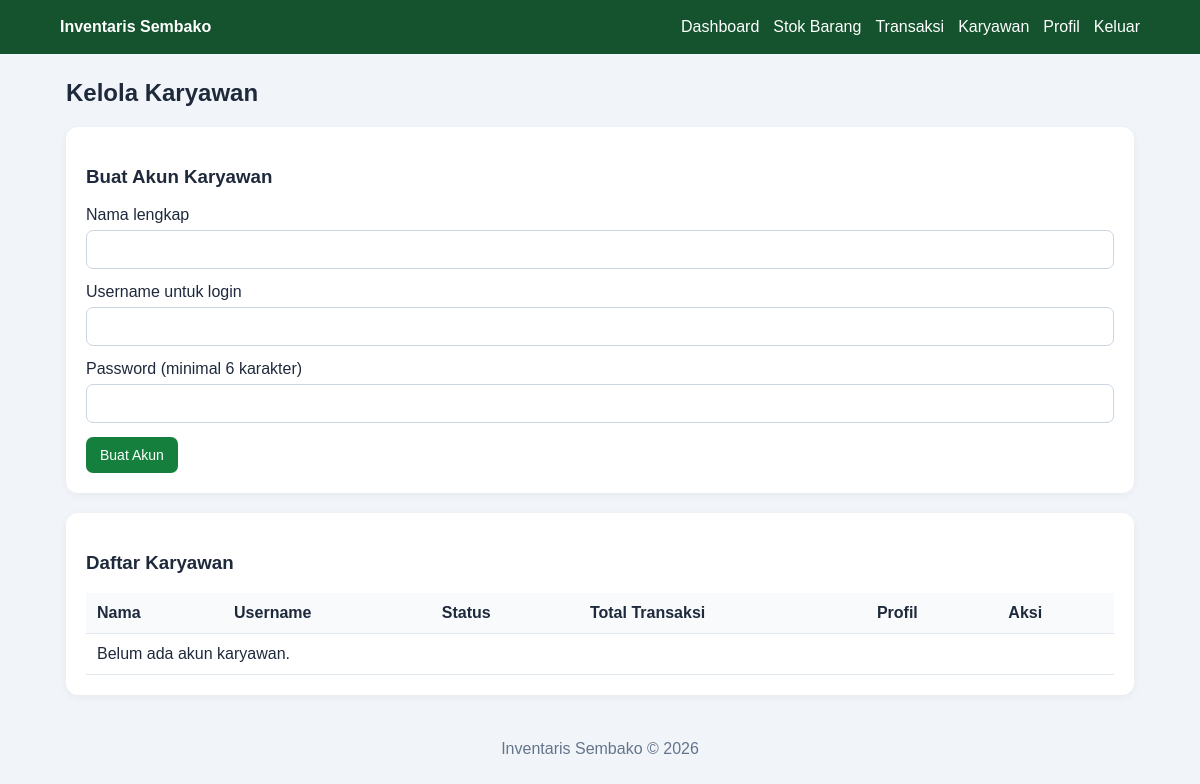
Before: /pegawai (signed in) with the older database file.
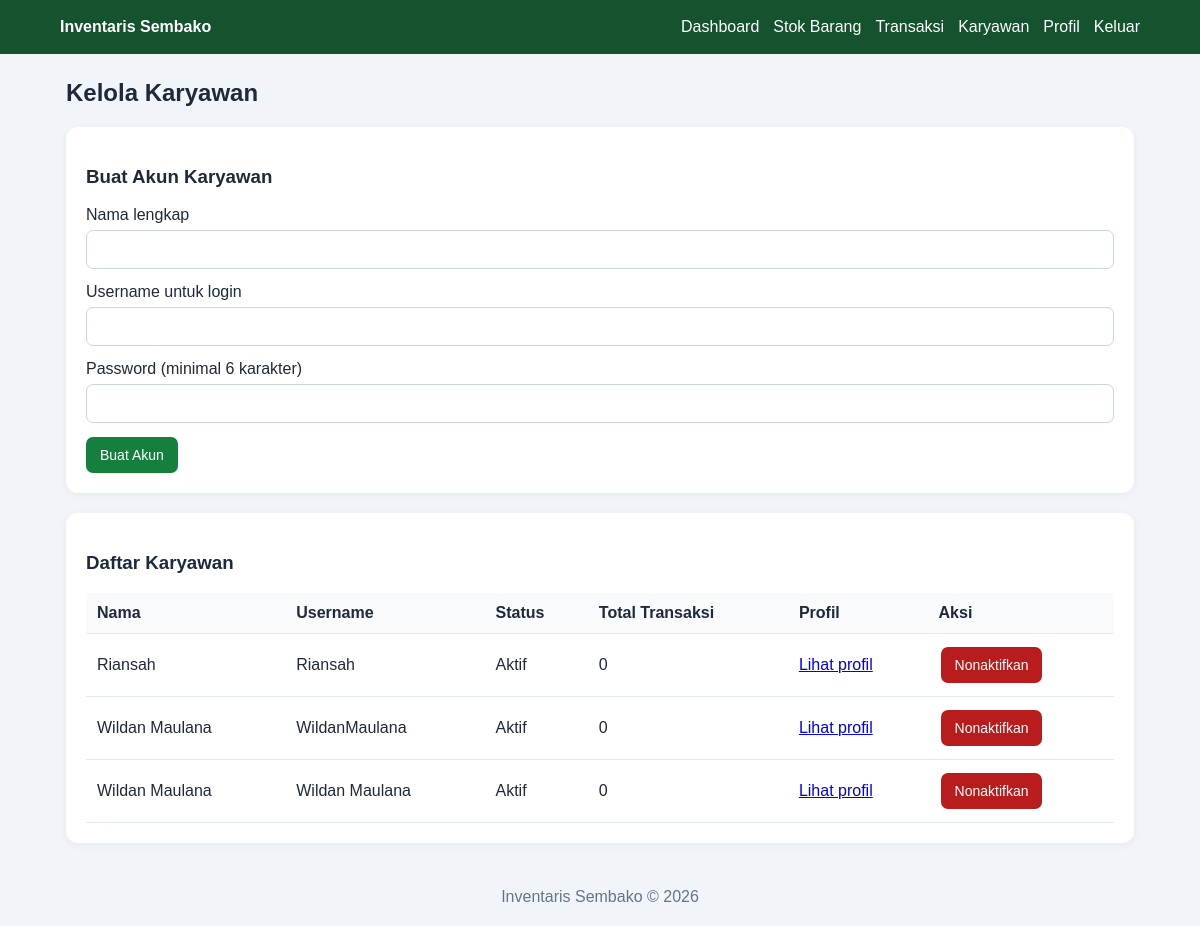
After: the same page with the newer database file.
### tables this page shows
CREATE TABLE users (
        id INTEGER PRIMARY KEY AUTOINCREMENT,
        username TEXT UNIQUE NOT NULL,
        nama TEXT NOT NULL,
        password TEXT NOT NULL,
        role TEXT NOT NULL CHECK(role IN ('admin', 'karyawan')),
        bio TEXT NOT NULL DEFAULT '',
        aktif INTEGER NOT NULL DEFAULT 1,
        dibuat TEXT NOT NULL
    );

### app.py (the view, shortened to what this page needs)
@app.route("/pegawai", methods=["GET", "POST"])
@admin_required
def pegawai():
    db = get_db()
    daftar = db.execute("""
        SELECT u.*,
        (SELECT COUNT(*) FROM transaksi t WHERE t.user_id = u.id) AS total_transaksi
        FROM users u
        WHERE u.role = 'karyawan'
        ORDER BY u.nama
    """).fetchall()
    return render_template("pegawai.html", pegawai=daftar)

### app.py (called while the page is built)
def get_db():
    if "db" not in g:
        g.db = sqlite3.connect(DATABASE)
        g.db.row_factory = sqlite3.Row
        g.db.execute("PRAGMA foreign_keys = ON")
    return g.db

@app.before_request
def load_logged_in_user():
    user_id = session.get("user_id")
    g.user = None
    if user_id is not None:
        g.user = get_db().execute(
            "SELECT * FROM users WHERE id = ? AND aktif = 1",
            (user_id,)
        ).fetchone()
        if g.user is None:
            session.clear()

def admin_required(view):
    @wraps(view)
    def wrapped_view(*args, **kwargs):
        if g.user is None:
            flash("Silakan login terlebih dahulu.", "warning")
            return redirect(url_for("login_admin"))
        if g.user["role"] != "admin":
            flash("Halaman ini hanya untuk admin.", "danger")
            return redirect(url_for("dashboard"))
        return view(*args, **kwargs)
    return wrapped_view

### templates/pegawai.html (shortened to what this page needs)
{% extends "base.html" %}
{% block content %}
<h2>Kelola Karyawan</h2>
<div class="card">
    <h3>Buat Akun Karyawan</h3>
    <form method="post">
        <label>Nama lengkap</label>
        <input name="nama" required>
        <label>Username untuk login</label>
        <input name="username" required>
        <label>Password (minimal 6 karakter)</label>
        <input type="password" name="password" minlength="6" required>
        <button type="submit">Buat Akun</button>
    </form>
</div>
<div class="card">
    <h3>Daftar Karyawan</h3>
    <div class="table-wrap">
    <table>
        <tr>
            <th>Nama</th><th>Username</th><th>Status</th>
            <th>Total Transaksi</th><th>Profil</th><th>Aksi</th>
        </tr>
        {% for p in pegawai %}
        <tr>
            <td>{{ p['nama'] }}</td>
            <td>{{ p['username'] }}</td>
            <td>{{ 'Aktif' if p['aktif'] else 'Nonaktif' }}</td>
            <td>{{ p['total_transaksi'] }}</td>
            <td><a href="{{ url_for('detail_pegawai', user_id=p['id']) }}">Lihat profil</a></td>
            <td>
                <form class="inline" method="post" action="{{ url_for('status_pegawai', user_id=p['id']) }}">
                    <button class="{{ 'danger' if p['aktif'] else '' }}" type="submit">
                        {{ 'Nonaktifkan' if p['aktif'] else 'Aktifkan' }}
                    </button>
                </form>
            </td>
        </tr>
        {% else %}
        <tr><td colspan="6">Belum ada akun karyawan.</td></tr>
        {% endfor %}
    </table>
    </div>
</div>
{% endblock %}

Changed rows visible on the page:
added users: nama "Riansah", username "Riansah", aktif "Aktif", total_transaksi "0", aktif "Nonaktifkan"
added users: nama "Wildan Maulana", username "WildanMaulana", aktif "Aktif", total_transaksi "0", aktif "Nonaktifkan"
added users: nama "Wildan Maulana", username "Wildan Maulana", aktif "Aktif", total_transaksi "0", aktif "Nonaktifkan"
Other visible differences:
text no longer shown: "Belum ada akun karyawan."
